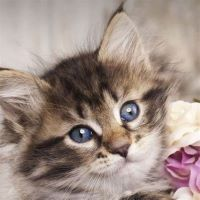
#> input picture images/1.jpg, 200 x 200 px, found by its file name
$ python lab1.py
#> lines starting #> are read from the running program, lines starting #| are printed output that depends on the picture
# 1. 改变一幅图像A的灰度动态范围，使灰度范围在[0.2,0.8]的子区间内，得到图像B，通过直方图均衡化方法增强图像B，对比增强前后的图像；
import cv2
import numpy as np
import matplotlib.pyplot as plt

# 读取图像A
image_A = cv2.imread('images/1.jpg', 0)
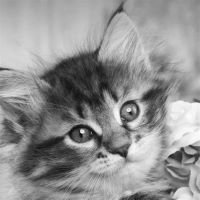
#> image_A: shape (200, 200); min 7, max 255, mean 146.4
# 归一化图像A到[0, 1]的范围内
image_A_normalized = image_A / 255.0
# 限制灰度范围在[0.2, 0.8]的子区间内
image_A_constrained = np.clip(image_A_normalized, 0.2, 0.8)
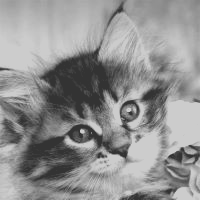
#> image_A_constrained: shape (200, 200) float64; min 0.2, max 0.8, mean 0.57
# 将结果重新映射到[0, 255]的范围内
image_B = (image_A_constrained * 255).astype(np.uint8)
# 直方图均衡化
image_B_equalized = cv2.equalizeHist(image_B)
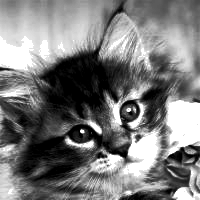
#> image_B_equalized: shape (200, 200); min 0, max 255, mean 122.3


# 显示图像
images = [image_A, image_B,  image_B_equalized]
title = ['Original Image', 'Image B', 'Image B Equalized']
for i in range(0, len(images)):
    plt.subplot(2, 3, i + 1)
    plt.imshow(images[i], cmap='gray')
    plt.title(title[i])
#> this loop made 3 passes

plt.subplot(2,3,4), plt.hist(image_A.ravel(), 256, [0, 256])
plt.subplot(2,3,5), plt.hist(image_B.ravel(), 256, [0, 256])
plt.subplot(2,3,6), plt.hist(image_B_equalized.ravel(), 256, [0, 256])
plt.show()
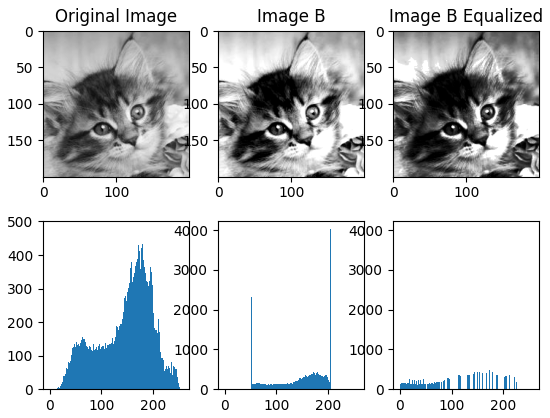
#> figure drawn by matplotlib, 6 panels; panel 4: tallest bar 477 high, from x = 178 to 179; panel 5: tallest bar 4026 high, from x = 204 to 205; panel 6: tallest bar 4026 high, from x = 255 to 256
